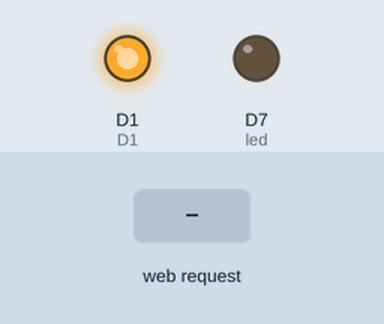
Recording of a sketch running on a simulated ESP8266 (NodeMCU). Shown: output pins drawn as LEDs (lit = HIGH). Inputs (shaded band) come from the test bench. WiFi joins after 1.5 s; servers stay silent unless stated; what the sketch prints to the serial monitor is not drawn.

Above: at 2.7 s.
2.8 s: HTTP request GET /on received
At 3.6 s:
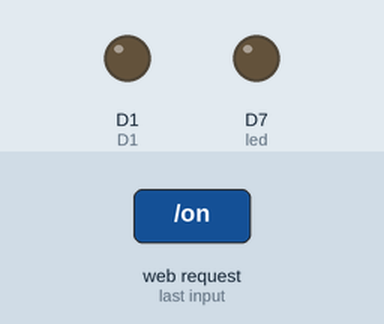
4.3 s: HTTP request GET /off received
At 4.7 s:
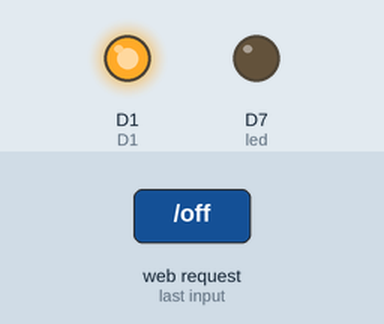
Timing chart, 0 to 7.3 s (numbered marks = the images above; inputs shaded):
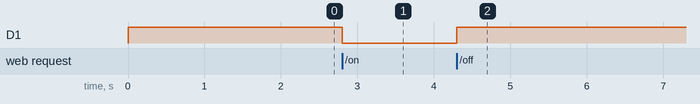

Measured:
- after the input at 2.8 s, D1: HIGH → LOW at once
- after the input at 4.3 s, D1: LOW → HIGH at once

The sketch:

LightSwitch.ino
```cpp
#include <ESP8266WiFi.h>
#include <WiFiClient.h>
#include <ESP8266WebServer.h>
#include <ESP8266mDNS.h>

//필요장비 : NODEMCU, 릴레이 스위치
//기능설명 : 릴레이 스위치를 사용한 전등 스위치 온 오프, 물리 장치

#ifndef STASSID
#define STASSID "USERSSID" //ssid 입력
#define STAPSK  "USERPASSWOORD" //비밀번호 입력
#endif

const char* ssid = STASSID;
const char* password = STAPSK;

ESP8266WebServer server(80); //서버 포트주소

IPAddress ip(172, 30, 1, 98); //내부 아이피 주소 고정
IPAddress gateway(172, 30, 1, 254); //공유기 ip 주소 지정
IPAddress subnet(255, 255, 255, 0);

const int led = 13;
const int D1 = 5; //릴레이 스위치를 연결할 핀, D1
int Switch_Status = HIGH;

void handleRoot() {
  server.send(200, "text/plain", "hello from esp8266!");
}

void handleSwitchOn(){
  Switch_Status = LOW;
  server.send(200, "text/plain", "success");
}

void handleSwitchOff(){
  Switch_Status = HIGH;
  server.send(200, "text/plain", "success");
}


void handleNotFound() {
  digitalWrite(led, 1);
  String message = "File Not Found\n\n";
  message += "URI: ";
  message += server.uri();
  message += "\nMethod: ";
  message += (server.method() == HTTP_GET) ? "GET" : "POST";
  message += "\nArguments: ";
  message += server.args();
  message += "\n";
  for (uint8_t i = 0; i < server.args(); i++) {
    message += " " + server.argName(i) + ": " + server.arg(i) + "\n";
  }
  server.send(404, "text/plain", message);
  digitalWrite(led, 0);
}

void setup(void) {
  pinMode(D1,OUTPUT);
  pinMode(led, OUTPUT);
  digitalWrite(led, 0);
  digitalWrite(D1, HIGH);
  Serial.begin(115200);
  WiFi.mode(WIFI_STA);
  WiFi.config(ip,gateway,subnet); //와이파이 설정 변경
  WiFi.begin(ssid, password);
  Serial.println("");

  // Wait for connection
  while (WiFi.status() != WL_CONNECTED) {
    delay(500);
    Serial.print(".");
  }
  Serial.println("");
  Serial.print("Connected to ");
  Serial.println(ssid);
  Serial.print("IP address: ");
  Serial.println(WiFi.localIP());

  if (MDNS.begin("esp8266")) {
    Serial.println("MDNS responder started");
  }
  server.onNotFound(handleNotFound);
  server.on("/", handleRoot);
  server.on("/on",handleSwitchOn);
  server.on("/off",handleSwitchOff);
  server.begin();
  Serial.println("HTTP server started");
}

void loop(void) {
  digitalWrite(D1,Switch_Status);
  server.handleClient();
  MDNS.update();
}
```
